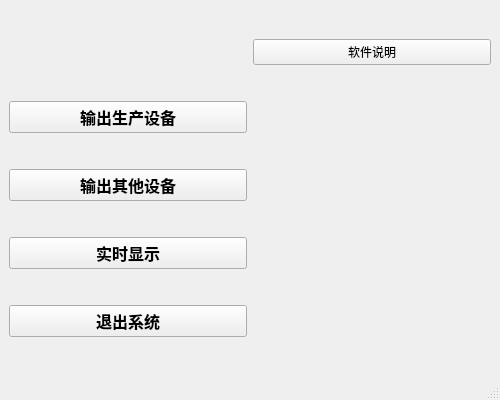
<?xml version="1.0" encoding="UTF-8"?>
<ui version="4.0">
 <class>MainWindow</class>
 <widget class="QMainWindow" name="MainWindow">
  <property name="geometry">
   <rect>
    <x>0</x>
    <y>0</y>
    <width>500</width>
    <height>400</height>
   </rect>
  </property>
  <property name="windowTitle">
   <string>MainWindow</string>
  </property>
  <property name="windowIcon">
   <iconset>
    <normaloff>file/icon.png</normaloff>file/icon.png</iconset>
  </property>
  <widget class="QWidget" name="centralwidget">
   <layout class="QGridLayout" name="gridLayout">
    <item row="0" column="1">
     <widget class="QPushButton" name="user">
      <property name="text">
       <string>软件说明</string>
      </property>
      <property name="autoDefault">
       <bool>false</bool>
      </property>
     </widget>
    </item>
    <item row="1" column="0">
     <widget class="QPushButton" name="LargeShow">
      <property name="font">
       <font>
        <pointsize>12</pointsize>
        <bold>true</bold>
       </font>
      </property>
      <property name="text">
       <string>输出生产设备</string>
      </property>
      <property name="autoDefault">
       <bool>true</bool>
      </property>
     </widget>
    </item>
    <item row="2" column="0">
     <widget class="QPushButton" name="SmallShow">
      <property name="font">
       <font>
        <pointsize>12</pointsize>
        <bold>true</bold>
       </font>
      </property>
      <property name="text">
       <string>输出其他设备</string>
      </property>
      <property name="autoDefault">
       <bool>true</bool>
      </property>
     </widget>
    </item>
    <item row="3" column="0">
     <widget class="QPushButton" name="RTbutton">
      <property name="font">
       <font>
        <pointsize>12</pointsize>
        <bold>true</bold>
       </font>
      </property>
      <property name="text">
       <string>实时显示</string>
      </property>
      <property name="autoDefault">
       <bool>true</bool>
      </property>
     </widget>
    </item>
    <item row="4" column="0">
     <widget class="QPushButton" name="close">
      <property name="font">
       <font>
        <pointsize>12</pointsize>
        <bold>true</bold>
       </font>
      </property>
      <property name="text">
       <string>退出系统</string>
      </property>
      <property name="autoDefault">
       <bool>true</bool>
      </property>
     </widget>
    </item>
   </layout>
  </widget>
  <widget class="QStatusBar" name="statusbar"/>
 </widget>
 <resources/>
 <connections/>
</ui>
